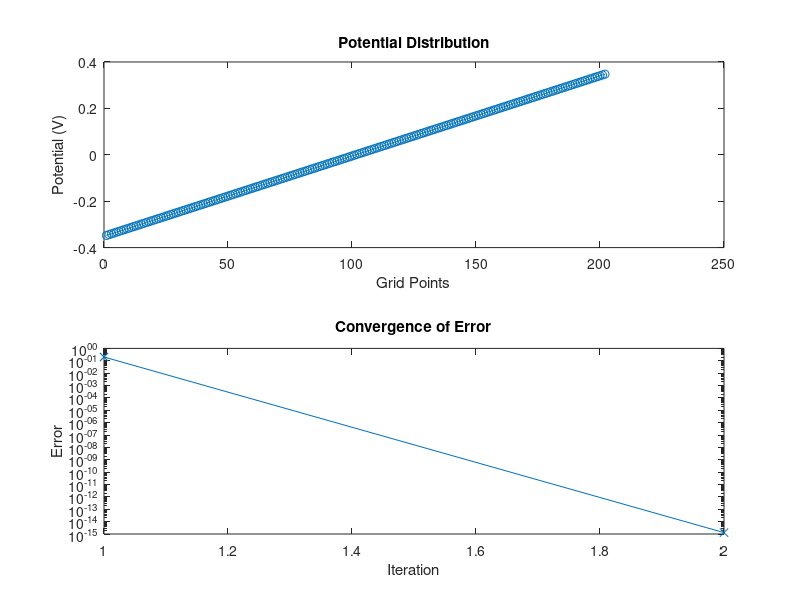

MATLAB code for this plot:
% 定义变量
epsilon = 1.05e-12; % F/cm
q = 1.6e-19; % C
kT_over_q = 0.02585; % V
n0 = 1.45e10; % cm^-3
theta = 1e-16; % cm
m = 200; % grid points

% 初始化误差
tol = 1e-6; % 容差
error = Inf; % 初始误差设为无穷大

VP = -0.3475; % p型材料
VN = 0.3475;  % n型材料

% 定义掺杂浓度
NA = 10e-6;   % p型材料的受主掺杂浓度 (cm^-3)
ND = 10e-6;   % n型材料的施主掺杂浓度 (cm^-3)

% 初始化电势
V = zeros(m+2, 1);
V(1:floor(m/2)+1) = VP;
V(floor(m/2)+2:end) = VN;

% 预计算系数矩阵
Mj = 2 / theta^2 + (2 * q * n0 / (epsilon * kT_over_q)) * cosh(V(2:m+1) / kT_over_q);
CM = sparse(1:m, 1:m, Mj, m, m) + ...
     sparse(1:m-1, 2:m, (-1/theta^2) * ones(m-1, 1), m, m) + ...
     sparse(2:m, 1:m-1, (-1/theta^2) * ones(m-1, 1), m, m);

% 收敛性测试
errors = [];
while error > tol
    d2V_by_dx2 = (V(1:m) - 2*V(2:m+1) + V(3:m+2)) / theta^2; % 近似 (16)
    rho = q * (ND - NA - 2*n0 * sinh(V(2:m+1) / kT_over_q)); % 方程 (24)
    R = d2V_by_dx2 + rho / epsilon; % 方程 (21) 的右侧

    % 计算修正向量
    DV = CM \ R;
    % 更新电势向量
    V(2:m+1) = V(2:m+1) + DV;
    % 计算误差
    error = norm(DV, 2) / sqrt(m);
    errors = [errors, error];
end

% 可视化结果
figure;
subplot(2, 1, 1);
plot(V, '-o');
title('Potential Distribution');
xlabel('Grid Points');
ylabel('Potential (V)');

subplot(2, 1, 2);
semilogy(errors, '-x');
title('Convergence of Error');
xlabel('Iteration');
ylabel('Error');

subplot(2, 1, 1);